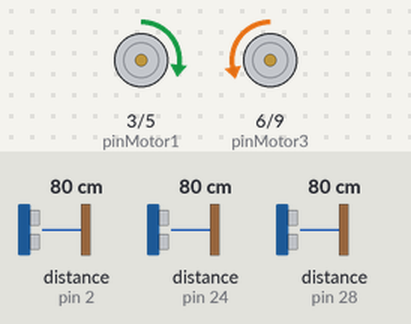
A sketch run on a simulated Arduino Mega 2560, built with avr-gcc and run on an emulated ATmega2560. On the bench: motor-driver pin pairs drawn as motors (green arrow = first pin HIGH = forward, orange = second pin HIGH = backward, longer = more drive, scaled by the enable pin). The test bench sets the inputs (shaded band); at power-on: distance to the obstacle (sensors on pin 2, pin 24, pin 28) 80 cm. The echo pulse lasts 58.3 µs per cm.

Above: at 1.2 s.
1.3 s: distance to the obstacle (sensor on pin 2) set to 7 cm
2.8 s: distance to the obstacle (sensor on pin 2) set to 4 cm
At 4.6 s:
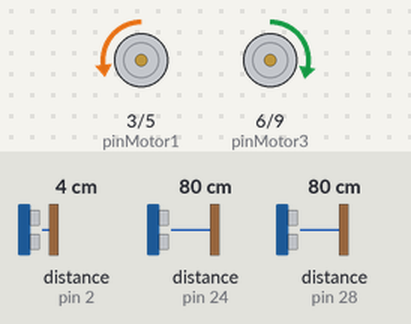
5.8 s: distance to the obstacle (sensor on pin 2) set to 9 cm
8.2 s: distance to the obstacle (sensor on pin 2) set to 2 cm
At 9.0 s:
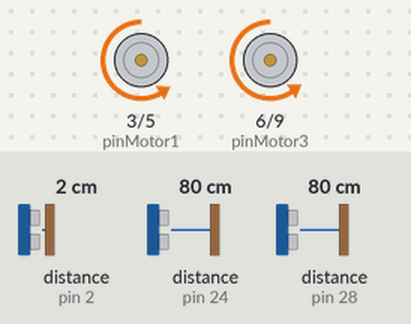
11.2 s: distance to the obstacle (sensor on pin 24) set to 84 cm
Timing chart, 0 to 15.2 s (numbered marks = the images above; inputs shaded):
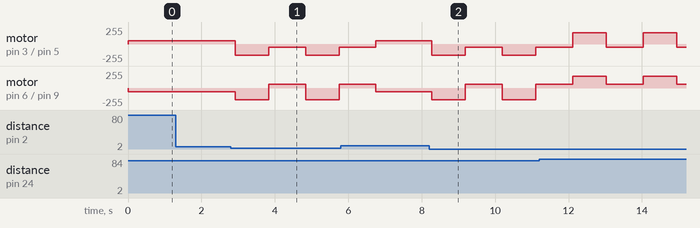

Measured:
- the behaviour switches between 6 and 5 cm on distance to the obstacle (sensor on pin 2) (found by bisection; images 0 and 1)
- after the input at 1.3 s, every drawn part: stays the same
- after the input at 2.8 s, motor on pin 3 (pinMotor1) / pin 5 (pinMotor2): alternates backward 170/255 for 0.91 s and backward 50/255 for 1.0 s, starting after 0.12 s; motor on pin 6 (pinMotor3) / pin 9 (pinMotor4): alternates backward 175/255 for 0.91 s and forward 55/255 for 1.0 s, starting after 0.12 s
- after the input at 8.2 s, motor on pin 3 (pinMotor1) / pin 5 (pinMotor2): alternates backward 170/255 for 0.91 s and backward 50/255 for 1.0 s, starting after 0.08 s; motor on pin 6 (pinMotor3) / pin 9 (pinMotor4): alternates backward 175/255 for 0.91 s and forward 55/255 for 1.0 s, starting after 0.08 s

The sketch:

Movimentacao_SensorUltra_MazeCerto.ino
```cpp
#include <NewPing.h>

// Define os pinos conectados aos motores
#define pinMotor1 3  // Motor traseiro direito (Laranja)
#define pinMotor2 5  // Motor dianteiro direito (Branco)
#define pinMotor3 6  // Motor dianteiro esquerdo (Verde)
#define pinMotor4 9  // Motor traseiro esquerdo (Cinza)

// Define os pinos para controle da velocidade dos motores
#define pinspeed_R 10 // INA (Verde) - controla a velocidade do motor direito
#define pinspeed_L 11 // INB (Cinza) - controla a velocidade do motor esquerdo

// Define os pinos dos sensores ultrassônicos
#define TRIGGER_PIN1  13
#define ECHO_PIN1     2
#define TRIGGER_PIN2  22
#define ECHO_PIN2   24
#define TRIGGER_PIN3  26
#define ECHO_PIN3     28

#define MAX_DISTANCE 200 // Distância máxima que o sensor pode medir (em cm)

// Cria objetos NewPing para os sensores ultrassônicos
NewPing sonar1(TRIGGER_PIN1, ECHO_PIN1, MAX_DISTANCE);
NewPing sonar2(TRIGGER_PIN2, ECHO_PIN2, MAX_DISTANCE);
NewPing sonar3(TRIGGER_PIN3, ECHO_PIN3, MAX_DISTANCE);

// Define as velocidades dos motores
int M1_Speed = 5; // Velocidade do motor 1
int LeftSpeed = 55;  // Velocidade para movimento para frente e curva à esquerda
int RightSpeed = 50; // Velocidade para movimento para frente e curva à direita
int CurvaLeftSpeed = 175;  // Velocidade do motor esquerdo para curva à esquerda
int CurvaRightSpeed = 170; // Velocidade do motor direito para curva à direita

void setup() {
  // Configura os pinos dos motores como saídas
  pinMode(pinMotor1, OUTPUT);
  pinMode(pinMotor2, OUTPUT);
  pinMode(pinMotor3, OUTPUT);
  pinMode(pinMotor4, OUTPUT);
}

void loop() {
  // Obtém a distância medida pelo sensor ultrassônico 1
  int distance1 = sonar1.ping_cm();

  // Se a distância for maior que 5 cm, o robô avança
  if (distance1 > 5){
    paraFrente(150); // Move para frente por 150 milissegundos
  } else {
    // Se o obstáculo estiver muito perto, mede as distâncias com os sensores 2 e 3
    int distance2 = sonar2.ping_cm();
    int distance3 = sonar3.ping_cm();

    // Compara as distâncias dos sensores 2 e 3 para decidir a direção
    if (distance2 > distance3) {
      virarEsquerda(900); // Vira à esquerda por 900 milissegundos
      delay(10);          // Aguarda 10 milissegundos
      paraTras(1000);    // Move para trás por 1000 milissegundos
    } else {
      virarDireita(900); // Vira à direita por 900 milissegundos
      delay(10);        // Aguarda 10 milissegundos
      paraTras(1000);  // Move para trás por 1000 milissegundos
    }
  }
}

// Função para mover o robô para frente
void paraFrente(int duration){
  digitalWrite(pinMotor1, HIGH);   // Liga o motor traseiro direito
  digitalWrite(pinMotor2, LOW);    // Desliga o motor dianteiro direito
  digitalWrite(pinMotor3, LOW);    // Desliga o motor dianteiro esquerdo
  digitalWrite(pinMotor4, HIGH);   // Liga o motor traseiro esquerdo

  // Define a velocidade dos motores
  analogWrite(pinspeed_R, LeftSpeed);
  analogWrite(pinspeed_L, RightSpeed);
  delay(duration);  // Aguarda pelo tempo especificado
}

// Função para mover o robô para trás
void paraTras(int duration2){
  digitalWrite(pinMotor1, LOW);    // Desliga o motor traseiro direito
  digitalWrite(pinMotor2, HIGH);   // Liga o motor dianteiro direito
  digitalWrite(pinMotor3, HIGH);   // Liga o motor dianteiro esquerdo
  digitalWrite(pinMotor4, LOW);    // Desliga o motor traseiro esquerdo

  // Define a velocidade dos motores
  analogWrite(pinspeed_R, LeftSpeed);
  analogWrite(pinspeed_L, RightSpeed);
  delay(duration2);  // Aguarda pelo tempo especificado
}

// Função para virar o robô para a esquerda
void virarEsquerda(int duration3){
  digitalWrite(pinMotor1, HIGH);   // Liga o motor traseiro direito
  digitalWrite(pinMotor2, LOW);    // Desliga o motor dianteiro direito
  digitalWrite(pinMotor3, HIGH);   // Liga o motor dianteiro esquerdo
  digitalWrite(pinMotor4, LOW);    // Desliga o motor traseiro esquerdo

  // Define a velocidade dos motores para curva à esquerda
  analogWrite(pinspeed_R, CurvaLeftSpeed);
  analogWrite(pinspeed_L, CurvaRightSpeed);
  delay(duration3);  // Aguarda pelo tempo especificado
}

// Função para virar o robô para a direita
void virarDireita(int duration4){
  digitalWrite(pinMotor1, LOW);    // Desliga o motor traseiro direito
  digitalWrite(pinMotor2, HIGH);   // Liga o motor dianteiro direito
  digitalWrite(pinMotor3, LOW);    // Desliga o motor dianteiro esquerdo
  digitalWrite(pinMotor4, HIGH);   // Liga o motor traseiro esquerdo

  // Define a velocidade dos motores para curva à direita
  analogWrite(pinspeed_R, CurvaLeftSpeed);
  analogWrite(pinspeed_L, CurvaRightSpeed);
  delay(duration4);  // Aguarda pelo tempo especificado
}

void Parar(int duration5){
  digitalWrite(pinMotor1,LOW); // Desliga o motor traseiro direito
  digitalWrite(pinMotor2,LOW); // Desliga o motor dianteiro direito
  digitalWrite(pinMotor3,LOW); // Desliga o motor dianteiro esquerdo
  digitalWrite(pinMotor4,LOW); // Desliga o motor traseiro esquerdo

  // Define a velocidade dos motores para o desligamento
  analogWrite(pinspeed_R, LeftSpeed);
  analogWrite(pinspeed_L, RightSpeed);
  delay(duration5); // Aguarda pelo tempo especificado
}
```
